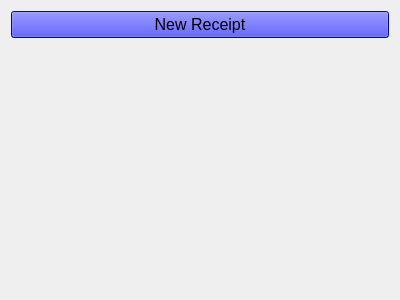
<?xml version="1.0" encoding="UTF-8"?>
<ui version="4.0">
 <class>W_Receipt_Manager</class>
 <widget class="QWidget" name="W_Receipt_Manager">
  <property name="geometry">
   <rect>
    <x>0</x>
    <y>0</y>
    <width>400</width>
    <height>300</height>
   </rect>
  </property>
  <property name="windowTitle">
   <string>Form</string>
  </property>
  <layout class="QGridLayout" name="gridLayout">
   <item row="0" column="0">
    <widget class="QPushButton" name="b_new_receipt">
     <property name="font">
      <font>
       <pointsize>12</pointsize>
      </font>
     </property>
     <property name="styleSheet">
      <string notr="true">background-color: blue</string>
     </property>
     <property name="text">
      <string>New Receipt</string>
     </property>
     <property name="icon">
      <iconset resource="../resources/icons.qrc">
       <normaloff>:/assets/vcs-added.svg</normaloff>:/assets/vcs-added.svg</iconset>
     </property>
    </widget>
   </item>
   <item row="1" column="0">
    <widget class="W_Tile_View" name="tile_view" native="true"/>
   </item>
  </layout>
 </widget>
 <customwidgets>
  <customwidget>
   <class>W_Tile_View</class>
   <extends>QWidget</extends>
   <header>w_tile_view.h</header>
   <container>1</container>
  </customwidget>
 </customwidgets>
 <resources>
  <include location="../resources/icons.qrc"/>
 </resources>
 <connections/>
</ui>
